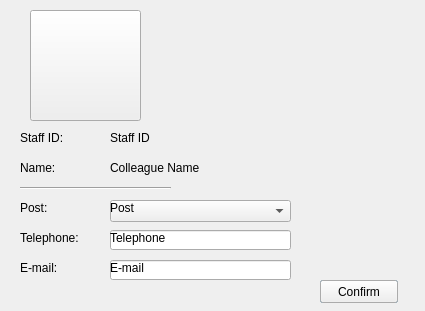
<?xml version="1.0" encoding="UTF-8"?>
<ui version="4.0">
 <class>ClgInfo</class>
 <widget class="QDialog" name="ClgInfo">
  <property name="geometry">
   <rect>
    <x>0</x>
    <y>0</y>
    <width>425</width>
    <height>311</height>
   </rect>
  </property>
  <property name="windowTitle">
   <string>Dialog</string>
  </property>
  <widget class="QLabel" name="post">
   <property name="geometry">
    <rect>
     <x>110</x>
     <y>200</y>
     <width>161</width>
     <height>16</height>
    </rect>
   </property>
   <property name="text">
    <string>Post</string>
   </property>
  </widget>
  <widget class="QLabel" name="telephone">
   <property name="geometry">
    <rect>
     <x>110</x>
     <y>230</y>
     <width>171</width>
     <height>16</height>
    </rect>
   </property>
   <property name="text">
    <string>Telephone</string>
   </property>
  </widget>
  <widget class="QLabel" name="line2">
   <property name="geometry">
    <rect>
     <x>20</x>
     <y>160</y>
     <width>91</width>
     <height>16</height>
    </rect>
   </property>
   <property name="text">
    <string>Name:</string>
   </property>
  </widget>
  <widget class="QLabel" name="line4">
   <property name="geometry">
    <rect>
     <x>20</x>
     <y>230</y>
     <width>91</width>
     <height>16</height>
    </rect>
   </property>
   <property name="text">
    <string>Telephone:</string>
   </property>
  </widget>
  <widget class="QLineEdit" name="tel_edit">
   <property name="geometry">
    <rect>
     <x>110</x>
     <y>230</y>
     <width>181</width>
     <height>20</height>
    </rect>
   </property>
  </widget>
  <widget class="QLabel" name="name">
   <property name="geometry">
    <rect>
     <x>110</x>
     <y>160</y>
     <width>171</width>
     <height>16</height>
    </rect>
   </property>
   <property name="text">
    <string>Colleague Name</string>
   </property>
  </widget>
  <widget class="QLabel" name="email">
   <property name="geometry">
    <rect>
     <x>110</x>
     <y>260</y>
     <width>171</width>
     <height>16</height>
    </rect>
   </property>
   <property name="text">
    <string>E-mail</string>
   </property>
  </widget>
  <widget class="QLineEdit" name="email_edit">
   <property name="geometry">
    <rect>
     <x>110</x>
     <y>260</y>
     <width>181</width>
     <height>20</height>
    </rect>
   </property>
  </widget>
  <widget class="QLabel" name="line3">
   <property name="geometry">
    <rect>
     <x>20</x>
     <y>200</y>
     <width>91</width>
     <height>16</height>
    </rect>
   </property>
   <property name="text">
    <string>Post:</string>
   </property>
  </widget>
  <widget class="QLabel" name="line5">
   <property name="geometry">
    <rect>
     <x>20</x>
     <y>260</y>
     <width>91</width>
     <height>16</height>
    </rect>
   </property>
   <property name="text">
    <string>E-mail:</string>
   </property>
  </widget>
  <widget class="QPushButton" name="edit_button">
   <property name="geometry">
    <rect>
     <x>320</x>
     <y>280</y>
     <width>78</width>
     <height>23</height>
    </rect>
   </property>
   <property name="text">
    <string>Edit</string>
   </property>
  </widget>
  <widget class="Line" name="line">
   <property name="geometry">
    <rect>
     <x>20</x>
     <y>180</y>
     <width>151</width>
     <height>16</height>
    </rect>
   </property>
   <property name="orientation">
    <enum>Qt::Horizontal</enum>
   </property>
  </widget>
  <widget class="QLabel" name="number">
   <property name="geometry">
    <rect>
     <x>110</x>
     <y>130</y>
     <width>171</width>
     <height>16</height>
    </rect>
   </property>
   <property name="text">
    <string>Staff ID</string>
   </property>
  </widget>
  <widget class="QLabel" name="line1">
   <property name="geometry">
    <rect>
     <x>20</x>
     <y>130</y>
     <width>81</width>
     <height>16</height>
    </rect>
   </property>
   <property name="text">
    <string>Staff ID:</string>
   </property>
  </widget>
  <widget class="QPushButton" name="confirm_button">
   <property name="geometry">
    <rect>
     <x>320</x>
     <y>280</y>
     <width>78</width>
     <height>23</height>
    </rect>
   </property>
   <property name="text">
    <string>Confirm</string>
   </property>
  </widget>
  <widget class="QPushButton" name="pushButton">
   <property name="geometry">
    <rect>
     <x>30</x>
     <y>10</y>
     <width>111</width>
     <height>111</height>
    </rect>
   </property>
   <property name="text">
    <string/>
   </property>
  </widget>
  <widget class="QComboBox" name="post_edit">
   <property name="geometry">
    <rect>
     <x>110</x>
     <y>200</y>
     <width>181</width>
     <height>22</height>
    </rect>
   </property>
   <property name="maxCount">
    <number>20</number>
   </property>
   <property name="insertPolicy">
    <enum>QComboBox::InsertAtBottom</enum>
   </property>
  </widget>
  <zorder>post_edit</zorder>
  <zorder>email_edit</zorder>
  <zorder>tel_edit</zorder>
  <zorder>post</zorder>
  <zorder>telephone</zorder>
  <zorder>line2</zorder>
  <zorder>line4</zorder>
  <zorder>name</zorder>
  <zorder>email</zorder>
  <zorder>line3</zorder>
  <zorder>line5</zorder>
  <zorder>edit_button</zorder>
  <zorder>line</zorder>
  <zorder>number</zorder>
  <zorder>line1</zorder>
  <zorder>confirm_button</zorder>
  <zorder>pushButton</zorder>
 </widget>
 <resources/>
 <connections>
  <connection>
   <sender>edit_button</sender>
   <signal>clicked()</signal>
   <receiver>ClgInfo</receiver>
   <slot>edit()</slot>
   <hints>
    <hint type="sourcelabel">
     <x>299</x>
     <y>290</y>
    </hint>
    <hint type="destinationlabel">
     <x>265</x>
     <y>290</y>
    </hint>
   </hints>
  </connection>
  <connection>
   <sender>pushButton</sender>
   <signal>clicked()</signal>
   <receiver>ClgInfo</receiver>
   <slot>head_shot()</slot>
   <hints>
    <hint type="sourcelabel">
     <x>103</x>
     <y>30</y>
    </hint>
    <hint type="destinationlabel">
     <x>158</x>
     <y>41</y>
    </hint>
   </hints>
  </connection>
  <connection>
   <sender>confirm_button</sender>
   <signal>clicked()</signal>
   <receiver>ClgInfo</receiver>
   <slot>save_change()</slot>
   <hints>
    <hint type="sourcelabel">
     <x>339</x>
     <y>284</y>
    </hint>
    <hint type="destinationlabel">
     <x>359</x>
     <y>263</y>
    </hint>
   </hints>
  </connection>
 </connections>
 <slots>
  <slot>edit()</slot>
  <slot>confirm()</slot>
  <slot>head_shot()</slot>
  <slot>save_change()</slot>
 </slots>
</ui>
